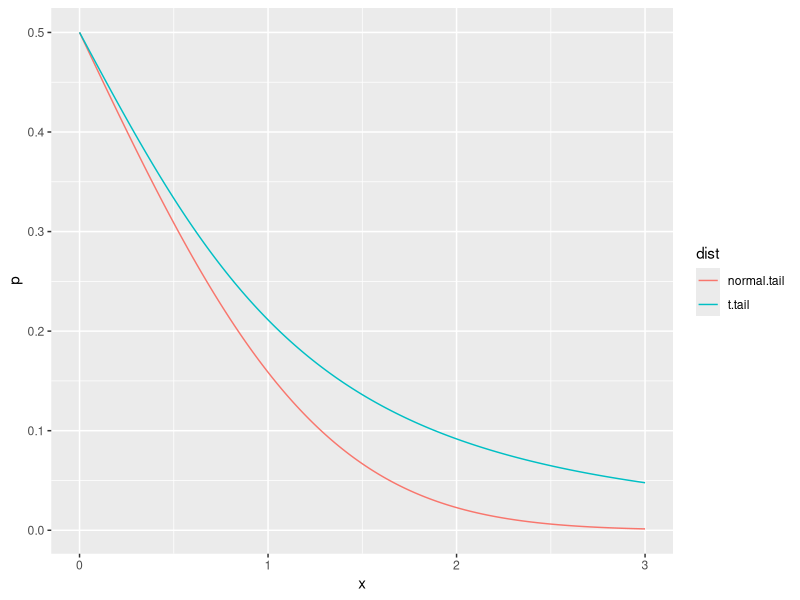

R code for this plot:
## ---- chunk 1
library(tidyverse)
## ---- chunk 2
state.info = read_csv('../data/polling-average.csv')
## ---- chunk 3
num.electors = function(data) {
  # complete the function
  # It should return the number of electors
}

# compute the number of electors as if
# the voting results where the poll results
num.electors(state.info)
## ---- chunk 4
# This function creates a new dataframe with one column being the number of
# electors in a state, and another column being the simulated vote share
# for Trump.
num.votes = function() {
  # complete the function
}
## ---- chunk 5
replicates = bind_rows(replicate(1000, num.votes() %>% num.electors(), simplify = F))
## ---- chunk 6
# compute the probability that Trump wins
## ---- chunk 7
num.votes.national = function() {
  # complete the function
}
## ---- chunk 8
replicates = bind_rows(replicate(1000, num.votes.national() %>% num.electors(), simplify = F))
## ---- chunk 9
# compute the probability that Trump wins
## ---- chunk 10
y = gather(tibble(normal.tail = pnorm(seq(0, 3, 0.01), lower.tail = F),
                  t.tail = pt(seq(0, 3, 0.01), df=2, lower.tail = F),
                  x = seq(0, 3, 0.01)), dist, p, normal.tail:t.tail)

ggplot(data = y) + geom_line(aes(x = x, y = p, colour = dist))
## ---- chunk 11
num.votes.t = function() {
  # write a function as in question 4, but generate the error as twice
  # a t variable.
}
## ---- chunk 12
replicates = bind_rows(replicate(1000, num.votes.t() %>% num.electors(), simplify = F))
## ---- chunk 13
# compute the probability that Trump wins.
